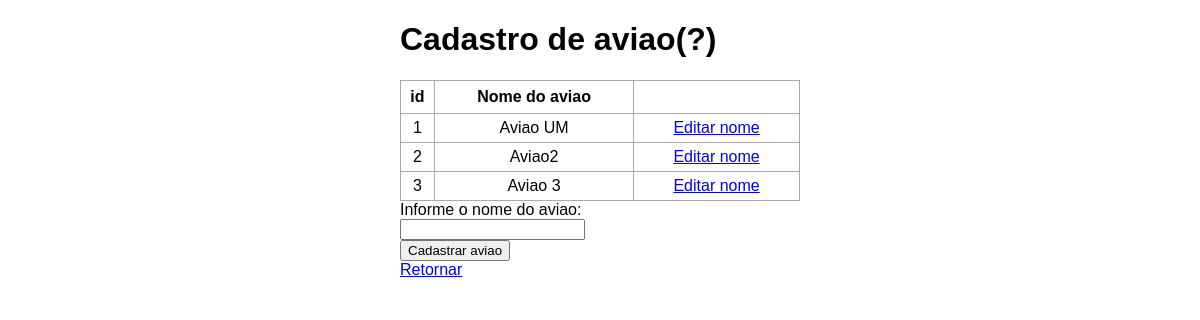
/cadastroAviao, run on the app's committed database.
### tables this page shows
CREATE TABLE aviao (id INTEGER PRIMARY KEY, nome VARCHAR(255));

### app.py (the view)
@app.route('/cadastroAviao', methods=['POST', 'GET'])
def cadastroAviao():
    avioes = Cadastro.TodosOsAvioes()
    if request.method == 'POST':
        nome = request.form['nome']
        try:
            Cadastro.CadastrarAviao(nome)
        except Cadastro.ExisteErro as e:
            print(e)
            flash("Aviao com o mesmo nome de outro aviao")
        return redirect('/cadastroAviao')
    else:
        return render_template('avioes.html', avioes=avioes)

### Cadastro.py (called while the page is built)
def TodosOsAvioes():
    sql = "SELECT * FROM aviao"
    mycursor.execute(sql)
    avioes = mycursor.fetchall()
    print(avioes)
    return avioes

### templates/avioes.html (shortened to what this page needs)
{% extends 'base.html' %}
{% block body %}
<div class="content">
    <h1>Cadastro de aviao(?)</h1>
    {% if avioes|length < 1 %}
        <h4 style="text-align: center;">Nao ha avioes</h4>
    {% else %}
        <table>
            <tr>
                <th>id</th>
                <th>Nome do aviao</th>
            </tr>
            {% for aviao in avioes %}
                <tr>
                    <td>{{ aviao[0] }}</td>
                    <td>{{ aviao[1] }}</td>
                    <td><a href="/editarAviao/{{ aviao[0] }}">Editar nome</a></td>
                </tr>
            {% endfor %}
        </table>
    {% endif %}
    <form action="/cadastroAviao" method="POST">
        <label for="nome">Informe o nome do aviao:</label><br/>
        <input name="nome" id="nome" type="text" required>
        <br/>
        <input type="submit" value="Cadastrar aviao">
    </form>
    <a href="/">Retornar</a>
</div>
{% endblock %}

### static/css/main.css (style rules this page uses)
body, html { margin: 0px; font-family: sans-serif; }
.content { margin: 0 auto; width: 400px; }
table, td, th { border: 1px solid #aaa; }
table { border-collapse: collapse; width: 100%; }
th { height: 30px; }
td { text-align: center; padding: 5px; }

### data on the page
aviao: id "1", nome "Aviao UM"
aviao: id "2", nome "Aviao2"
aviao: id "3", nome "Aviao 3"
